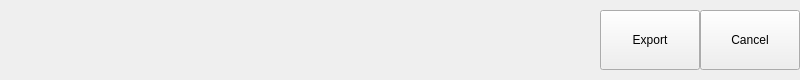
<?xml version="1.0" encoding="UTF-8"?>
<ui version="4.0">
 <class>PlayBackEditBar</class>
 <widget class="QWidget" name="PlayBackEditBar">
  <property name="geometry">
   <rect>
    <x>0</x>
    <y>0</y>
    <width>800</width>
    <height>80</height>
   </rect>
  </property>
  <property name="windowTitle">
   <string>Form</string>
  </property>
  <layout class="QHBoxLayout" name="horizontalLayout_2">
   <property name="spacing">
    <number>0</number>
   </property>
   <property name="leftMargin">
    <number>0</number>
   </property>
   <property name="topMargin">
    <number>0</number>
   </property>
   <property name="rightMargin">
    <number>0</number>
   </property>
   <property name="bottomMargin">
    <number>0</number>
   </property>
   <item>
    <layout class="QHBoxLayout" name="horizontalLayout">
     <item>
      <widget class="QWidget" name="widget" native="true"/>
     </item>
     <item>
      <widget class="QPushButton" name="pushButtonExport">
       <property name="sizePolicy">
        <sizepolicy hsizetype="Maximum" vsizetype="Fixed">
         <horstretch>0</horstretch>
         <verstretch>0</verstretch>
        </sizepolicy>
       </property>
       <property name="minimumSize">
        <size>
         <width>100</width>
         <height>60</height>
        </size>
       </property>
       <property name="text">
        <string>Export</string>
       </property>
      </widget>
     </item>
     <item>
      <widget class="QPushButton" name="pushButtonCancel">
       <property name="sizePolicy">
        <sizepolicy hsizetype="Maximum" vsizetype="Fixed">
         <horstretch>0</horstretch>
         <verstretch>0</verstretch>
        </sizepolicy>
       </property>
       <property name="minimumSize">
        <size>
         <width>100</width>
         <height>60</height>
        </size>
       </property>
       <property name="text">
        <string>Cancel</string>
       </property>
      </widget>
     </item>
    </layout>
   </item>
  </layout>
 </widget>
 <resources/>
 <connections/>
</ui>
